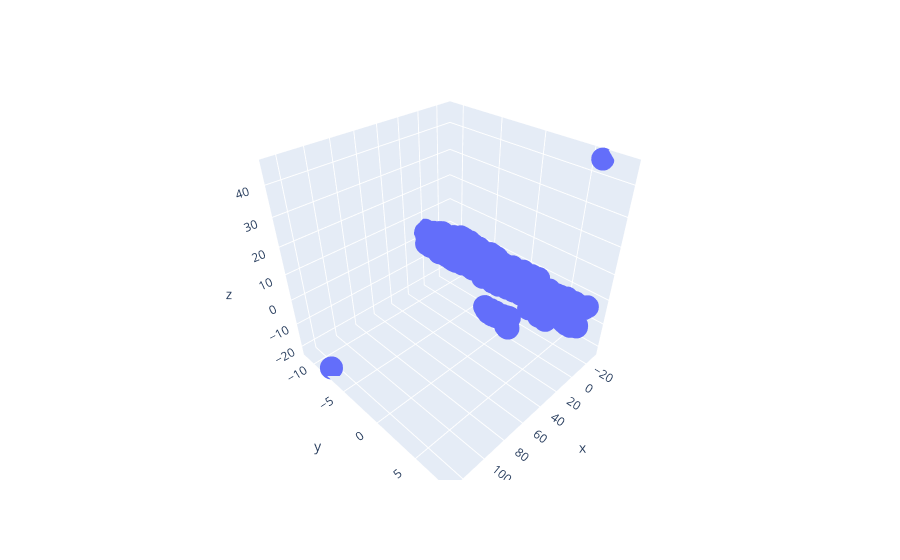

The cell this chart's notebook holds for it:
### Code cell
import pandas as pd
import chart_studio.plotly as py
import plotly.graph_objects as go
import plotly.express as px

df = pd.read_csv("data/tsne_vectors6.csv")

fig = px.scatter_3d(df, x='x', y='y', z='z',
                    hover_data=["input_text", "bot_text","intent","entities","action"]
                   )
fig.show()

x = 0

### Figure 1 — Plotly figure (JSON) as saved in the notebook; plotly's stock layout.template omitted (floating-point values rounded to 4 significant figures; data arrays with more than 128 entries replaced by an {"elided": "..."} marker saying what was removed)
{"data": [{"customdata": {"elided": "655x5 str values"}, "hovertemplate": "x=%{x}<br>y=%{y}<br>z=%{z}<br>input_text=%{customdata[0]}<br>bot_text=%{customdata[1]}<br>intent=%{customdata[2]}<br>entities=%{customdata[3]}<br>action=%{customdata[4]}<extra></extra>", "legendgroup": "", "marker": {"color": "#636efa", "symbol": "circle"}, "mode": "markers", "name": "", "scene": "scene", "showlegend": false, "type": "scatter3d", "x": {"elided": "655 float values"}, "y": {"elided": "655 float values"}, "z": {"elided": "655 float values"}}], "layout": {"legend": {"tracegroupgap": 0}, "margin": {"t": 60}, "scene": {"domain": {"x": [0, 1], "y": [0, 1]}, "xaxis": {"title": {"text": "x"}}, "yaxis": {"title": {"text": "y"}}, "zaxis": {"title": {"text": "z"}}}}}
